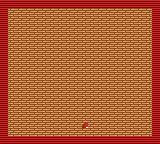

A 2D game scene composited from a Tiled map and its tileset images. What follows is a short description and the map's XML, with each tile layer's data collapsed to a summary:
An orthogonal 20x18 tile map with 8x8 px tiles, 3 tile layers (bkgd, frgd, window).

<map version="1.0" orientation="orthogonal" width="20" height="18" tilewidth="8" tileheight="8">
 <tileset firstgid="1" name="sheet" tilewidth="8" tileheight="8">
  <image source="sheet.png" width="256" height="256" />
 </tileset>
 <layer name="bkgd" width="20" height="18">
  <data>[360 cells, 288 non-empty, 1 distinct tile ids]</data>
 </layer>
 <layer name="frgd" width="20" height="18">
  <data>[360 cells, 73 non-empty, 2 distinct tile ids]</data>
 </layer>
 <layer name="window" width="20" height="18">
  <data>[360 cells, 0 non-empty, 0 distinct tile ids]</data>
 </layer>
</map>
